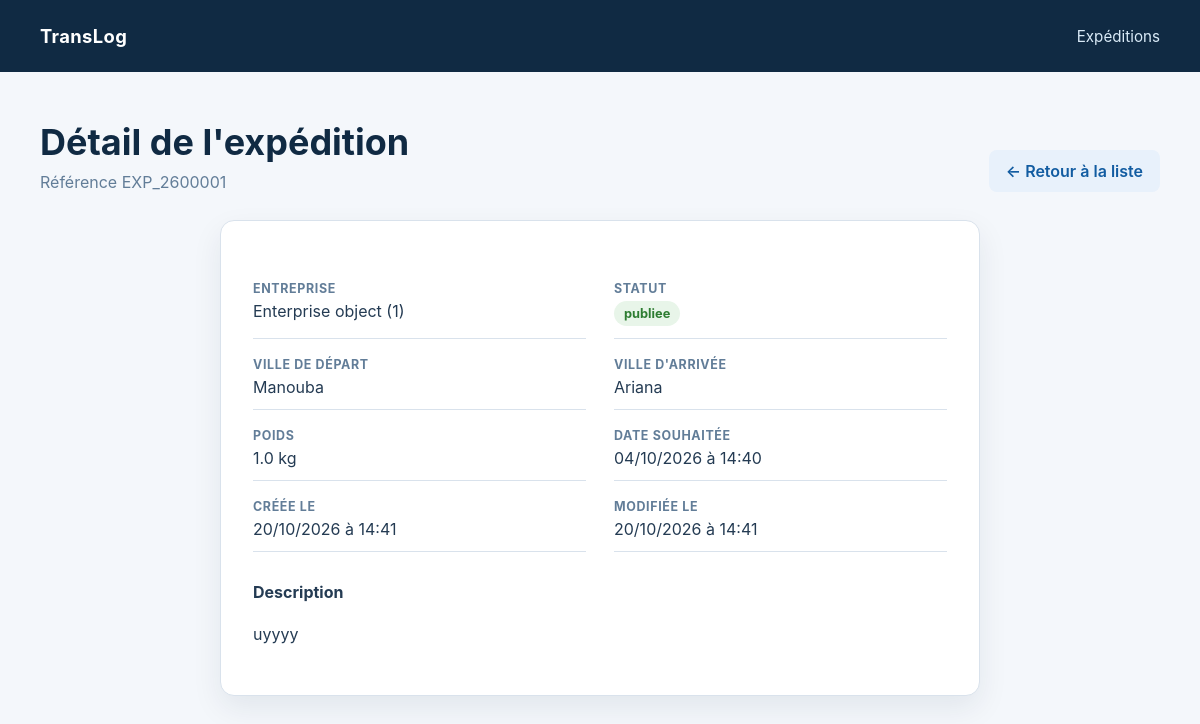
Page /expidation/detail/EXP_2600001/ on the earlier database version.
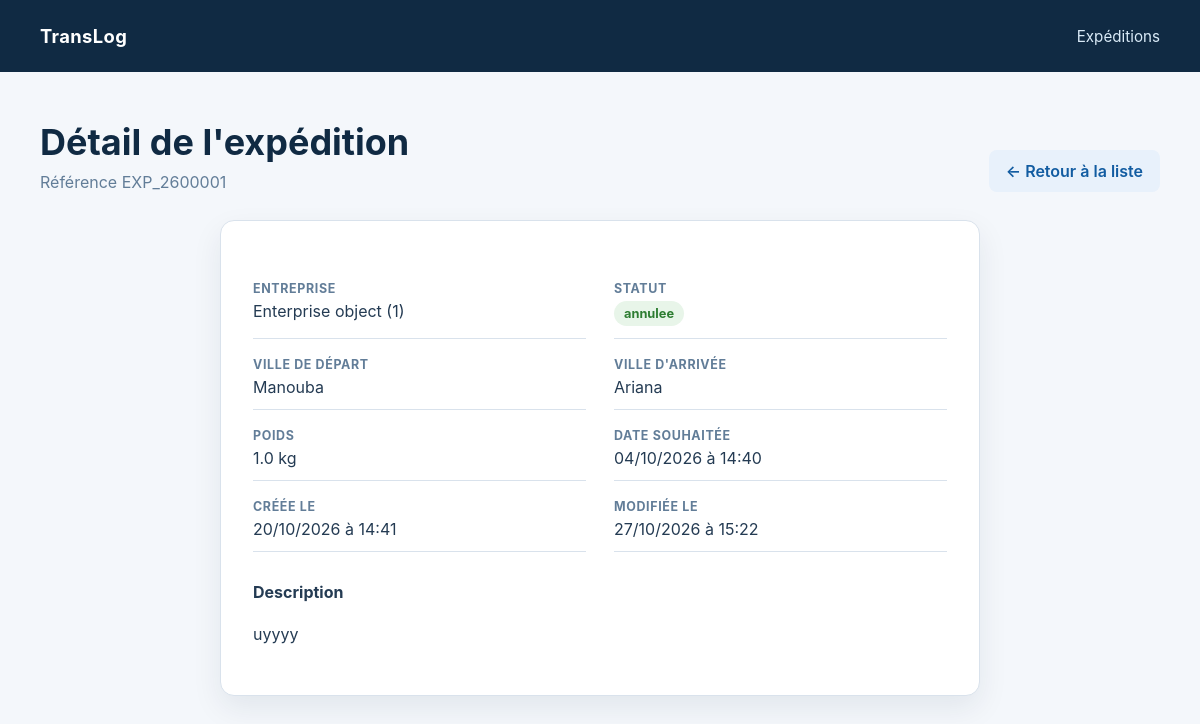
Same page on the later database version.
### ExpidationApp/models.py (models this page shows, shortened)
class expedition(models.Model):
    entreprise = models.ForeignKey('EntrepriseApp.Enterprise',on_delete=models.CASCADE,related_name='expeditions')
    reference = models.CharField(max_length=20, unique=True, editable=False)
    ville_depart = models.CharField(max_length=100)
    ville_arrivee = models.CharField(max_length=100)
    poids_kg = models.FloatField(validators=[
        MinValueValidator(1,"Le poids ne peut pas etre negative")
    ])
    date_souhaitee = models.DateTimeField()
    description = models.TextField()
    status = models.CharField(max_length=20,choices=[
        ('p','publiee'),
        ('a','attribuee'),
        ('ec','en_cours'),
        ('l','livree'),
        ('an','annulee')
    ],default='p')
    created_at = models.DateTimeField(auto_now_add=True)
    updated_at = models.DateTimeField(auto_now=True)

### EntrepriseApp/models.py (models this page shows)
class Enterprise(models.Model):
    raison_social = models.CharField(max_length=200,blank=False,null=False)
    matricule_fiscale = models.CharField(max_length=17,unique=True)
    adress = models.TextField(validators=[
        MinLengthValidator(20,"L'adresse ne peut pas avoir mois de 20 char")
    ,   MaxLengthValidator(400,"L'adresse ne peut pas avoir plus de 400 char")]
    )
    type_entreprise = models.CharField(max_length=100,choices=[
        ('c','Chargeur'),
        ('t','Transporteur')
    ])
    created_at = models.DateTimeField(auto_now_add=True)
    update_at = models.DateTimeField(auto_now=True)
    gerant = models.OneToOneField(Utilisatuer,on_delete=models.CASCADE,related_name='entreprise')

### ExpidationApp/views.py (the view)
# urls.py: path('detail/<str:reference>/',detailExpidation,name="detail"),
def detailExpidation(request,reference):
    details = expedition.objects.get(reference=reference)
    return render(request, "expidation/detail.html",{"detail":details})

### Templates/expidation/detail.html (shortened to what this page needs)
{% load static %}
<!DOCTYPE html>
<html lang="fr">
<head>
    <link rel="stylesheet" href="{% static 'css/expedition.css' %}">
</head>
<body>
    <header class="topbar"><div class="topbar-inner"><a class="brand" href="{% url 'Expidation:listview' %}">TransLog</a><nav><a href="{% url 'Expidation:listview' %}">Expéditions</a></nav></div></header>
    <main class="container">
        <div class="page-heading">
            <div><h1>Détail de l'expédition</h1><p class="subtitle">Référence {{ detail.reference }}</p></div>
            <a class="button button-secondary" href="{% url 'Expidation:listview' %}">← Retour à la liste</a>
        </div>
        <section class="card detail-card">
            <div class="detail-grid">
                <div class="detail-item"><strong>Entreprise</strong>{{ detail.entreprise }}</div>
                <div class="detail-item"><strong>Statut</strong><span class="status">{{ detail.get_status_display }}</span></div>
                <div class="detail-item"><strong>Ville de départ</strong>{{ detail.ville_depart }}</div>
                <div class="detail-item"><strong>Ville d'arrivée</strong>{{ detail.ville_arrivee }}</div>
                <div class="detail-item"><strong>Poids</strong>{{ detail.poids_kg }} kg</div>
                <div class="detail-item"><strong>Date souhaitée</strong>{{ detail.date_souhaitee|date:"d/m/Y à H:i" }}</div>
                <div class="detail-item"><strong>Créée le</strong>{{ detail.created_at|date:"d/m/Y à H:i" }}</div>
                <div class="detail-item"><strong>Modifiée le</strong>{{ detail.updated_at|date:"d/m/Y à H:i" }}</div>
            </div>
            <div class="description"><strong>Description</strong><p>{{ detail.description }}</p></div>
        </section>
    </main>
</body>
</html>

Differences in the rows shown:
changed expedition "EXP_2600001": status "publiee" → "annulee"; updated_at "20/10/2026 à 14:41" → "27/10/2026 à 15:22"
